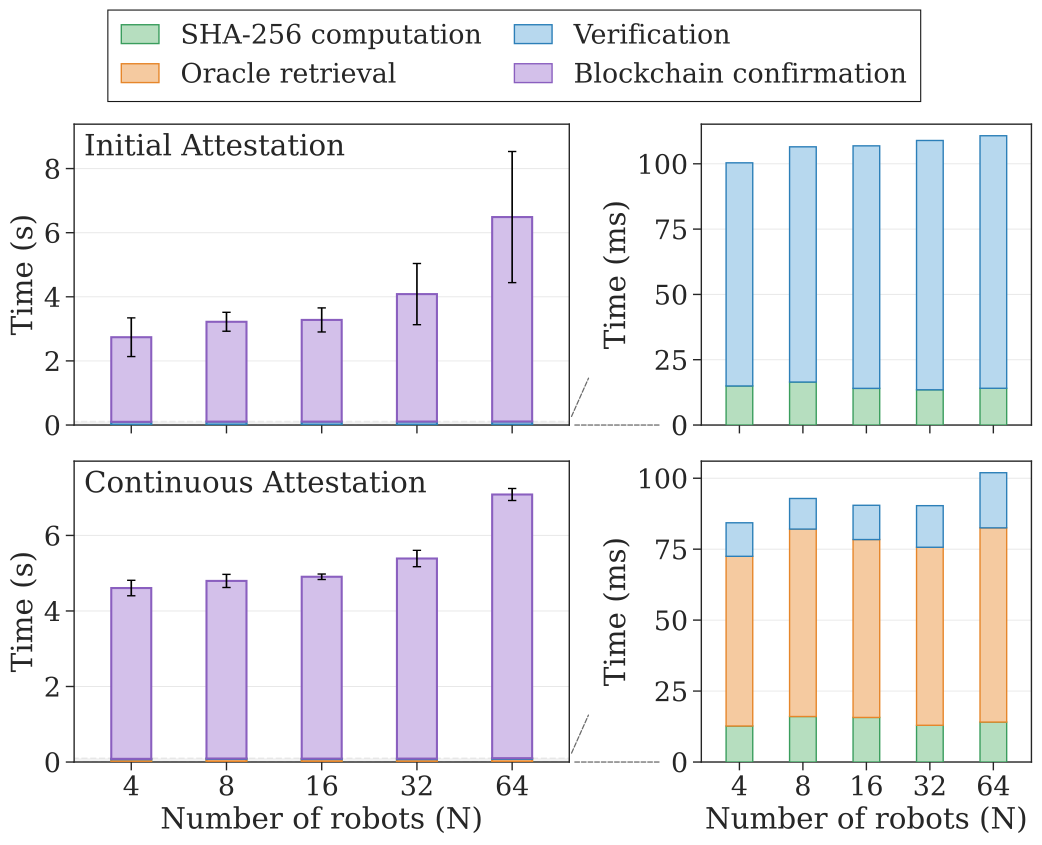

Recreate this plot in Python.
#!/usr/bin/env python3
"""
Prover attestation cycle breakdown — startup (top) and continuous (bottom).
Each row has a main panel (seconds) and a zoomed panel (milliseconds).
Rows share a common x-axis (N values).
"""

from pathlib import Path
import matplotlib.colors as mcolors
import matplotlib.patches as mpatches
import matplotlib.pyplot as plt
from matplotlib.patches import ConnectionPatch
import pandas as pd
import seaborn as sns
import plot_style

INPUT_STARTUP    = "../data/attestation-times/_summary/durations_per_run_startup_v1.csv"
INPUT_CONTINUOUS = "../data/attestation-times/_summary/durations_per_run_{VARIANT}.csv"
VARIANT    = "lv"
SSP_MS     = 20000
ITERQ      = 1
CPU_LIMIT  = None   # None = no cap (cpuNC)
N_VALUES   = [4, 8, 16, 32, 64]

METRIC     = "mean"  # "median" → median + IQR  |  "mean" → mean ± std

FONT_SCALE = 2.2
BAR_WIDTH  = 0.42
HEADROOM   = 1.10
EPS        = 1e-4

PALETTE = "F"

_PALETTES = {
    "A": dict(sha256="#336699", oracle="#9A7B3F", verifier="#228888", blockchain="#993333"),
    "B": dict(sha256="#4C72B0", oracle="#55A868", verifier="#C8A83E", blockchain="#C44E52"),
    "C": dict(sha256="#4B9FCC", oracle="#59c396", verifier="#f8eb4f", blockchain="#6a5d99"),
    "D": dict(sha256="#B3B3B3", oracle="#FFB3B3", verifier="#DCC7B8", blockchain="#B3B3FF"),
    "E": dict(sha256="#AFCEB4", oracle="#E4BD95", verifier="#A7C0DE", blockchain="#BDB1DC"),
    "F": dict(sha256="#B6DEBF", oracle="#F5CAA0", verifier="#B7D8EE", blockchain="#D3C0EA"),
}

# Explicit edge colors (pgfplots-style fill+edge pairs). Palettes not listed fall back to _darken().
_PALETTE_EDGES = {
    "D": dict(sha256="#000000", oracle="#FF0000", verifier="#8B4513", blockchain="#0000FF"),
    "E": dict(sha256="#5E9C68", oracle="#C97A2B", verifier="#4F81BD", blockchain="#7A63B8"),
    "F": dict(sha256="#3A9D5D", oracle="#E6862A", verifier="#2C7FB8", blockchain="#8A5FBF"),
}

C_SHA256   = _PALETTES[PALETTE]["sha256"]
C_ORACLE   = _PALETTES[PALETTE]["oracle"]
C_VERIFIER = _PALETTES[PALETTE]["verifier"]
C_BC       = _PALETTES[PALETTE]["blockchain"]

LABELS = {
    "sha256":     "SHA-256 computation",
    "oracle":     "Oracle retrieval",
    "verifier":   "Verification",
    "blockchain": "Blockchain confirmation",
}
COLORS = {"sha256": C_SHA256, "oracle": C_ORACLE, "verifier": C_VERIFIER, "blockchain": C_BC}

ORDER  = ["sha256", "oracle", "verifier", "blockchain"]


def _darken(color, factor=0.65):
    return tuple(c * factor for c in mcolors.to_rgb(color))


_explicit_edges = _PALETTE_EDGES.get(PALETTE, {})
EDGE_COLORS = {k: _explicit_edges.get(k) or _darken(COLORS[k]) for k in ORDER}


def _agg(df, n, group, role, metric):
    sub = df[
        (df["n_robots"] == n) &
        (df["participant_group"] == group) &
        (df["role"] == role) &
        (df["metric"] == metric)
    ]
    if sub.empty:
        return 0.0, 0.0, 0.0
    value_col = "run_mean_s" if METRIC == "mean" else "run_median_s"
    run_vals = sub.groupby("run")[value_col].mean()
    if METRIC == "mean":
        c   = float(run_vals.mean())
        err = float(run_vals.std(ddof=1))
        return c, err, err
    c   = float(run_vals.median())
    p25 = float(run_vals.quantile(0.25))
    p75 = float(run_vals.quantile(0.75))
    return c, c - p25, p75 - c


def _central(df, n, group, role, metric):
    return _agg(df, n, group, role, metric)[0]


def build_segments(df, n, mode):
    prover_total, err_lo, err_hi = _agg(df, n, "Robot", "prover", "total_lifecycle")
    e2e    = _central(df, n, "Robot", "prover", "e2e_blockchain")
    sha256 = max(0.0, prover_total - e2e)

    if mode == "continuous":
        oracle     = _central(df, n, "SECaaS", "oracle",   "total_lifecycle")
        verifier   = _central(df, n, "Robot",  "verifier", "total_lifecycle")
        blockchain = max(0.0, prover_total - oracle - verifier - sha256)
        segs = [
            ("sha256",     sha256,     C_SHA256, EDGE_COLORS["sha256"]),
            ("oracle",     oracle,     C_ORACLE, EDGE_COLORS["oracle"]),
            ("verifier",   verifier,   C_VERIFIER, EDGE_COLORS["verifier"]),
            ("blockchain", blockchain, C_BC,     EDGE_COLORS["blockchain"]),
        ]
    else:
        verifier   = _central(df, n, "SECaaS", "verifier", "total_lifecycle")
        blockchain = max(0.0, prover_total - verifier - sha256)
        segs = [
            ("sha256",     sha256,     C_SHA256, EDGE_COLORS["sha256"]),
            ("verifier",   verifier,   C_VERIFIER, EDGE_COLORS["verifier"]),
            ("blockchain", blockchain, C_BC,     EDGE_COLORS["blockchain"]),
        ]
    return segs, err_lo, err_hi


def draw_stack(ax, x, segments, err_lo, err_hi):
    bottom = 0.0
    for _, val, color, edge in segments:
        if val > EPS:
            ax.bar(x, val, bottom=bottom, width=BAR_WIDTH,
                   color=color, edgecolor=edge, linewidth=1.5, zorder=3)
            bottom += val
    if err_lo > 0 or err_hi > 0:
        ax.errorbar(x, bottom, yerr=[[err_lo], [err_hi]], fmt="none",
                    color="black", capsize=3.0, linewidth=1.2, zorder=5)
    return bottom + err_hi


def draw_row(ax, ax_z, sub, mode, n_values, fig, is_bottom, panel_label):
    zoom_keys = ["sha256", "oracle", "verifier"] if mode == "continuous" else ["sha256", "verifier"]

    # ── main panel ────────────────────────────────────────────────────────────
    all_segs = {}
    max_top  = 0.0
    used     = set()
    for i, n in enumerate(n_values):
        segs, err_lo, err_hi = build_segments(sub, n, mode)
        all_segs[n] = (segs, err_lo, err_hi)
        sec_parts = [f"{key}={val:.6f}s" for key, val, *_ in segs]
        total_s = sum(val for _, val, *_ in segs)
        sec_parts.append(f"total={total_s:.6f}s")
        sec_parts.append(f"err=-{err_lo:.6f}s/+{err_hi:.6f}s")
        print(f"[DEBUG] {panel_label} | mode={mode} | N={n} | seconds: " + ", ".join(sec_parts))
        top = draw_stack(ax, i, segs, err_lo, err_hi)
        max_top = max(max_top, top)
        used.update(k for k, v, *_ in segs if v > EPS)

    ax.set_xticks(range(len(n_values)))
    ax.set_xlim(-0.6, len(n_values) - 0.4)
    ax.set_ylim(0, max_top * HEADROOM)
    ax.set_ylabel("Time (s)")
    ax.tick_params(axis="both", which="major", length=6, width=1.0, direction="out")
    ax.grid(axis="y", **plot_style.GRID_KW)
    ax.set_axisbelow(True)

    if is_bottom:
        ax.set_xticklabels([str(n) for n in n_values])
        ax.set_xlabel("Number of robots (N)")
    else:
        ax.tick_params(labelbottom=False)

    ax.text(0.02, 0.97, panel_label, transform=ax.transAxes,
            va="top", ha="left", fontsize=plt.rcParams.get("axes.titlesize", 10))

    # ── zoom panel ────────────────────────────────────────────────────────────
    max_top_z = 0.0
    for i, n in enumerate(n_values):
        segs, err_lo, err_hi = all_segs[n]
        bottom = 0.0
        ms_parts = []
        for key, val, color, edge in segs:
            if key not in zoom_keys:
                continue
            val_ms = val * 1000.0
            ms_parts.append(f"{key}={val_ms:.6f}ms")
            if val_ms > EPS:
                ax_z.bar(i, val_ms, bottom=bottom, width=BAR_WIDTH,
                         color=color, edgecolor=edge, linewidth=1.0, zorder=3)
                bottom += val_ms
        ms_parts.append(f"total={bottom:.6f}ms")
        err_lo_ms = err_lo * 1000.0
        err_hi_ms = err_hi * 1000.0
        ms_parts.append(f"err=-{err_lo_ms:.3f}ms/+{err_hi_ms:.3f}ms")
        print(f"[DEBUG] {panel_label} | mode={mode} | N={n} | milliseconds: " + ", ".join(ms_parts))
        max_top_z = max(max_top_z, bottom)

    ax_z.set_xticks(range(len(n_values)))
    ax_z.set_xlim(-0.6, len(n_values) - 0.4)
    zoom_headroom = max(max_top_z * 0.04, 1e-6)
    ax_z.set_ylim(0, max_top_z + zoom_headroom)
    ax_z.margins(y=0)
    ax_z.set_ylabel("Time (ms)")
    ax_z.tick_params(axis="both", which="major", length=6, width=1.0, direction="out")
    ax_z.grid(axis="y", **plot_style.GRID_KW)
    ax_z.set_axisbelow(True)
    ax_z.ticklabel_format(axis="y", style="plain", useOffset=False)

    if is_bottom:
        ax_z.set_xticklabels([str(n) for n in n_values])
        ax_z.set_xlabel("Number of robots (N)")
    else:
        ax_z.tick_params(labelbottom=False)

    # ── zoom indicator ────────────────────────────────────────────────────────
    zoom_top_s = max_top_z / 1000.0
    top_frac   = zoom_top_s / (max_top * HEADROOM)
    xlim       = ax.get_xlim()

    ax.add_patch(mpatches.FancyBboxPatch(
        (xlim[0], 0), xlim[1] - xlim[0], zoom_top_s,
        boxstyle="square,pad=0", linewidth=1.2,
        edgecolor="dimgray", facecolor="gray", alpha=0.10,
        linestyle="--", zorder=2,
    ))

    for (y_frac_l, y_frac_r), shrink_b in [((top_frac, 1.0), 200), ((0.0, 0.0), 30)]:
        fig.add_artist(ConnectionPatch(
            xyA=(1, y_frac_l), coordsA="axes fraction",
            xyB=(0, y_frac_r), coordsB="axes fraction",
            axesA=ax, axesB=ax_z,
            color="dimgray", linestyle="--", linewidth=0.9, zorder=10,
            shrinkA=4, shrinkB=shrink_b,
        ))


def main():
    script_dir = Path(__file__).parent.resolve()

    plot_style.apply(FONT_SCALE)

    startup_path    = (script_dir / INPUT_STARTUP).resolve()
    continuous_path = (script_dir / INPUT_CONTINUOUS.format(VARIANT=VARIANT)).resolve()

    for path, label in [(startup_path, "startup"), (continuous_path, "continuous")]:
        if not path.exists():
            print(f"[WARN] Missing: {path}")
            return

    df_s = pd.read_csv(startup_path)
    df_s = df_s[df_s["n_robots"].isin(N_VALUES)]

    df_c = pd.read_csv(continuous_path)
    cpu_mask = df_c["cpu_limit"].isna() if CPU_LIMIT is None else (df_c["cpu_limit"] == CPU_LIMIT)
    df_c = df_c[
        (df_c["n_robots"].isin(N_VALUES)) &
        (df_c["ssp_ms"]  == SSP_MS) &
        (df_c["iterq"]   == ITERQ) &
        cpu_mask
    ].copy()

    if df_s.empty or df_c.empty:
        print("[WARN] One or both datasets are empty after filtering.")
        return

    n_s = sorted(df_s["n_robots"].unique().tolist())
    n_c = sorted(df_c["n_robots"].unique().tolist())

    fig = plt.figure(figsize=(11, 8.5))
    gs  = fig.add_gridspec(
        2, 2,
        width_ratios=[3, 2],
        hspace=0.12,
        wspace=0.32,
        left=0.10, right=0.97, top=0.84, bottom=0.09,
    )

    ax_s  = fig.add_subplot(gs[0, 0])
    ax_sz = fig.add_subplot(gs[0, 1])
    ax_c  = fig.add_subplot(gs[1, 0], sharex=ax_s)
    ax_cz = fig.add_subplot(gs[1, 1], sharex=ax_sz)

    draw_row(ax_s,  ax_sz, df_s, "startup",    n_s, fig, is_bottom=False, panel_label="Initial Attestation")
    draw_row(ax_c,  ax_cz, df_c, "continuous", n_c, fig, is_bottom=True,  panel_label="Continuous Attestation")

    # Shared legend at top — continuous mode covers all segments
    legend_handles = [
        mpatches.Patch(facecolor=COLORS[k], edgecolor=EDGE_COLORS[k], linewidth=1.0, label=LABELS[k])
        for k in ORDER
    ]
    fig.legend(handles=legend_handles, loc="upper center", bbox_to_anchor=(0.5, 0.99),
               ncol=2, frameon=True, framealpha=0.9, fancybox=False,
               edgecolor="black", borderpad=0.5, handlelength=1.4,
               columnspacing=1.2)

    out_path = script_dir / f"barplot_attestation_time.pdf"
    fig.savefig(out_path, dpi=300, bbox_inches="tight")
    plt.close(fig)
    print(f"[OK] Saved: {out_path}")


if __name__ == "__main__":
    main()
